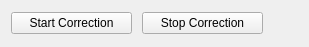
   <widget class="QWidget" name="layoutWidget">
    <property name="geometry">
     <rect>
      <x>10</x>
      <y>221</y>
      <width>309</width>
      <height>30</height>
     </rect>
    </property>
    <layout class="QHBoxLayout" name="horizontalLayout_3">
     <property name="spacing">
      <number>10</number>
     </property>
     <item>
      <widget class="QPushButton" name="btnStartCorrection">
       <property name="text">
        <string>Start Correction</string>
       </property>
      </widget>
     </item>
     <item>
      <widget class="QPushButton" name="btnStopCorrection">
       <property name="text">
        <string>Stop Correction</string>
       </property>
      </widget>
     </item>
     <item>
      <widget class="QESimpleShape" name="ledCorrectionStatus">
       <property name="minimumSize">
        <size>
         <width>25</width>
         <height>25</height>
        </size>
       </property>
       <property name="maximumSize">
        <size>
         <width>25</width>
         <height>25</height>
        </size>
       </property>
       <property name="colour0" stdset="0">
        <color>
         <red>186</red>
         <green>189</green>
         <blue>182</blue>
        </color>
       </property>
       <property name="colour2" stdset="0">
        <color>
         <red>240</red>
         <green>5</green>
         <blue>5</blue>
        </color>
       </property>
       <property name="colour3" stdset="0">
        <color>
         <red>237</red>
         <green>212</green>
         <blue>0</blue>
        </color>
       </property>
       <property name="variable" stdset="0">
        <string>SOFB:CorrectionStatus</string>
       </property>
      </widget>
     </item>
    </layout>
   </widget>
